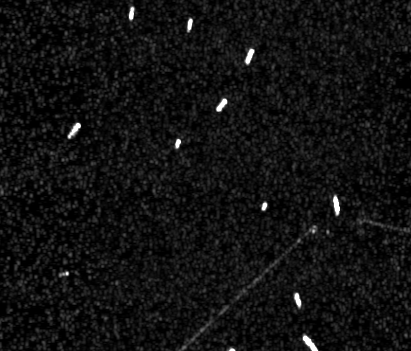
#> input picture SP-CFAR-python/test_image.png, 411 x 351 px
$ jupyter execute CA_SPCFAR.ipynb
#> lines starting #> are read from the running program, lines starting #| are printed output that depends on the picture; after the words box and inside, x2 and y2 are one past the last pixel; in counts of white or black regions, pixels touching at a corner belong together
[cell 1]
#CA-SPCFAR

[cell 2]
import numpy as np
import matplotlib.pyplot as plt
from skimage import io, color
from skimage.segmentation import slic, mark_boundaries
from skimage.filters import threshold_mean
from tkinter import filedialog, Tk
import cv2
import time

# Initialize hyperparameters
back_size = 30
guard_size = 10
PFA = 0.001
detections = 0
SLIC_k = 300
SLIC_m = 10


# Read Image
root = Tk()
root.withdraw()
filename = filedialog.askopenfilename()
#> the answer given: test_image.png
img = io.imread(filename, as_gray=True)
#> img is the input picture: shape (351, 411); min 0, max 255, mean 17.2
img = img / np.max(img)
plt.imshow(img, cmap='gray')
plt.show()
img_ext = cv2.copyMakeBorder(img, back_size, back_size, back_size, back_size, cv2.BORDER_REFLECT)
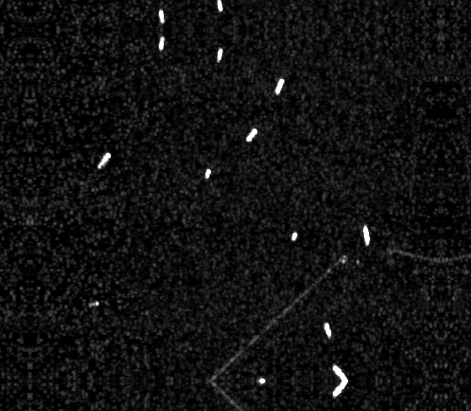
#> img_ext: shape (411, 471) float64; min 0, max 1, mean 0.0663
h, l = img.shape
#> h = 351; l = 411

start_time = time.time()
# SLIC Segmentation
fakeRGBimg = color.gray2rgb(img)
labels = slic(fakeRGBimg, n_segments=SLIC_k, compactness=SLIC_m, start_label=0)
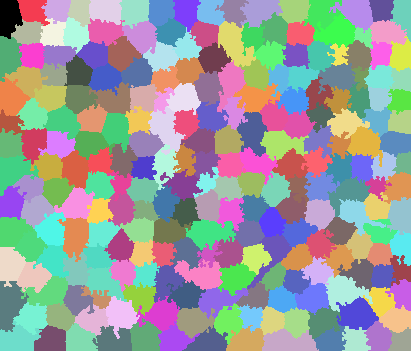
#> labels: shape (351, 411) int64; 235 distinct labels, from 0 to 234; one colour per label, 0 black
boundaries = mark_boundaries(img, labels, color=(1, 1, 0))
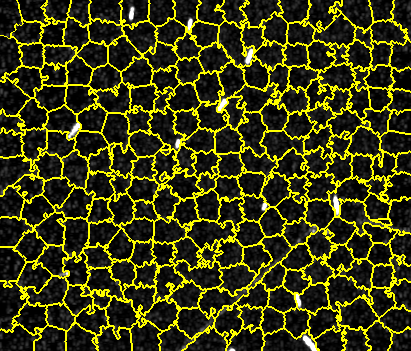
#> boundaries: shape (351, 411, 3) float64; mean R, G, B 0.236, 0.236, 0.0547

# Show image
plt.imshow(boundaries)
plt.show()
# plt.imshow(labels, cmap='nipy_spectral')
# plt.show()

# Split into Superpixel Neighbourhoods
unique_labels = np.unique(labels)
#> unique_labels = 235 values from 0 to 234
superpixels = {label: img[labels == label] for label in unique_labels}
#> superpixels = 235 items
neighbours = {label: img[np.isin(labels, [n for n in unique_labels if n != label])] for label in unique_labels}
#> neighbours = 235 items

# Test throughout Image
maskimg = np.zeros_like(img)
for i in range(h):
    for j in range(l):
        cut = img[i, j]
        current_label = labels[i, j]
        guardband = superpixels[current_label]
        background = neighbours[current_label]

        # Cell Averaging CFAR
        mn = np.mean(background)
        N = len(background)
        a = N * (PFA ** (-1 / N) - 1)
        TH = a * mn

        # Check if CUT is target
        if cut >= TH:
            maskimg[i, j] = 1
            detections += 1
        else:
            maskimg[i, j] = 0
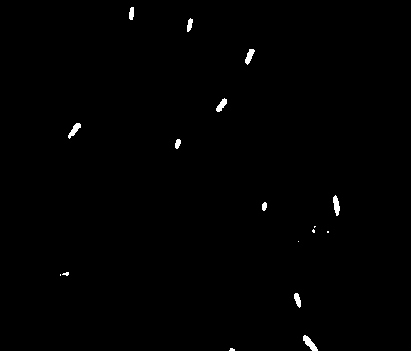
#> maskimg: shape (351, 411) float64; values 0 (black) and 1 (white), 0.53% white; 17 white regions (7 under 20 px), largest, box (x1, y1, x2, y2) and area: (303, 335, 318, 351) 111, (333, 195, 340, 216) 95, (68, 123, 81, 139) 89
#> after the loop, detections = 770
end_time = time.time()
plt.imshow(maskimg, cmap='gray')
plt.show()
print(f'Detected targets: {detections}')
#| Detected targets: 770


# Calculate and print runtime
runtime = end_time - start_time
print(f"Runtime: {runtime} seconds")
